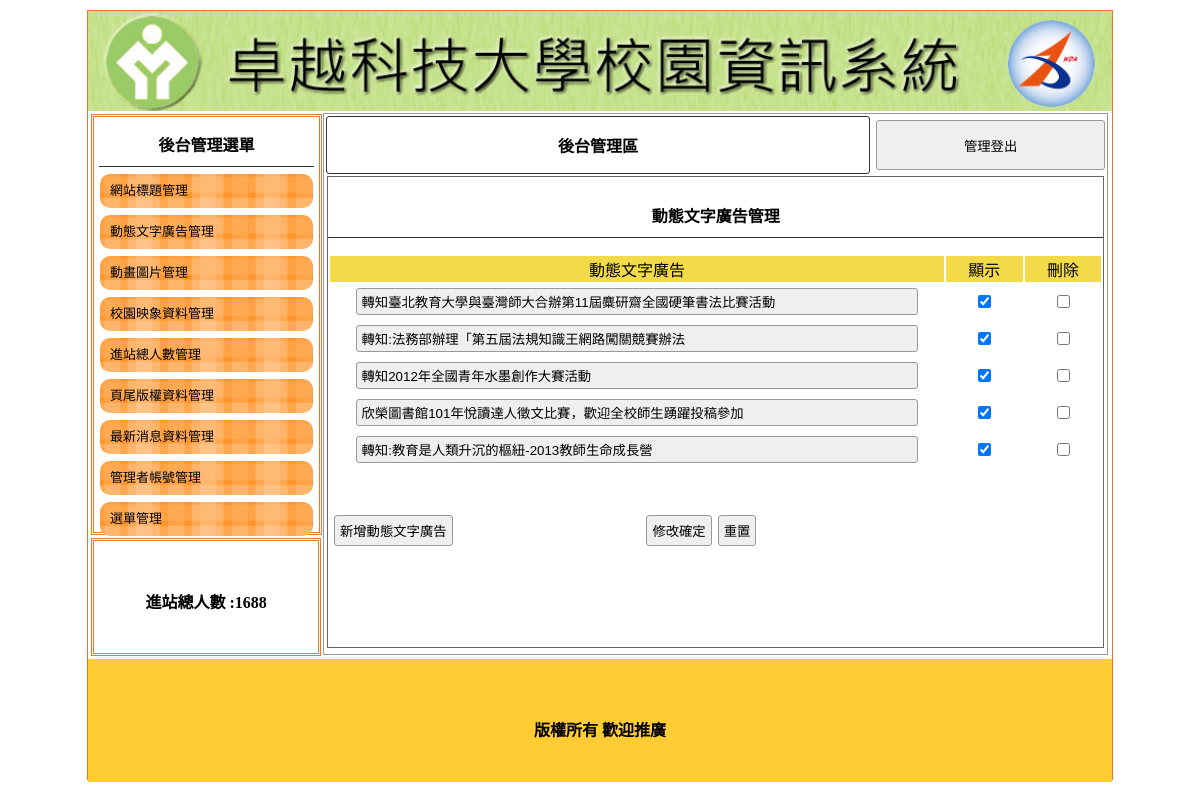
/back.php?do=ad, run on the app's committed database.
### tables this page shows
CREATE TABLE `titles` (
  `id` int(10) UNSIGNED NOT NULL,
  `img` text NOT NULL,
  `text` text NOT NULL,
  `sh` int(1) UNSIGNED NOT NULL
);

CREATE TABLE `total` (
  `id` int(10) NOT NULL,
  `total` int(10) NOT NULL DEFAULT 0
);

CREATE TABLE `ad` (
  `id` int(10) UNSIGNED NOT NULL,
  `text` text NOT NULL,
  `sh` int(1) UNSIGNED NOT NULL
);

CREATE TABLE `bottom` (
  `id` int(10) NOT NULL,
  `bottom` text NOT NULL
);

### api/db.php (called while the page is built, shortened)
<?php
class DB{
    protected $dsn = "mysql:host=localhost;charset=utf8;dbname=db13";
    protected $pdo;
    protected $table;
    public function __construct($table)
    {
        $this->table=$table;
        $this->pdo=new PDO($this->dsn,'root','');
    }
    function all( $where = '', $other = '')
    {
        $sql = "select * from `$this->table` ";
        $sql =$this->sql_all($sql,$where,$other);
        return  $this->pdo->query($sql)->fetchAll(PDO::FETCH_ASSOC);
    }
    function find($id)
    {
        $sql = "select * from `$this->table` ";
        if (is_array($id)) {
            $tmp = $this->a2s($id);
            $sql .= " where " . join(" && ", $tmp);
        } else if (is_numeric($id)) {
            $sql .= " where `id`='$id'";
        }
        $row = $this->pdo->query($sql)->fetch(PDO::FETCH_ASSOC);
        return $row;
    }
    private function a2s($array){
        foreach ($array as $col => $value) {
            $tmp[] = "`$col`='$value'";
        }
        return $tmp;
    }
    private function sql_all($sql,$array,$other){
        if (isset($this->table) && !empty($this->table)) {
            if (is_array($array)) {
                if (!empty($array)) {
                    $tmp = $this->a2s($array);
                    $sql .= " where " . join(" && ", $tmp);
                }
            } else {
                $sql .= " $array";
            }
            $sql .= $other;
            return $sql;
        }
    }
}
$Title=new DB('titles');
$Total=new DB('total');
$Bottom=new DB('bottom');
if(isset($_GET['do'])){
    if(isset(${ucfirst($_GET['do'])})){
        $DB=${ucfirst($_GET['do'])};
    }
}else{
    $DB=$Title;
}
?>

### back/ad.php (the view, shortened to what this page needs)
<div style="width:99%; height:87%; margin:auto; overflow:auto; border:#666 1px solid;">
    <p class="t cent botli">動態文字廣告管理</p>
    <form method="post" action="./api/edit.php">
        <table width="100%" style="text-align: center">
            <tbody>
                <tr class="yel">
                    <td width="80%">動態文字廣告</td>
                    <td width="10%">顯示</td>
                    <td width="10%">刪除</td>
                </tr>
                <?php
                $rows=$DB->all();
                foreach($rows as $row){
                ?>
                <tr>
                    <td>
                        <input type="text" name="text[]" style="width:90%" value="<?=$row['text'];?>">
                    </td>
                    <td>
                        <input type="checkbox" name="sh[]" value="<?=$row['id'];?>" <?=($row['sh']==1)?'checked':'';?>>
                    </td>
                    <td>
                    <input type="checkbox" name="del[]" value="<?=$row['id'];?>">
                    </td>
                </tr>
                <?php
                }
                ?>
            </tbody>
        </table>
        <table style="margin-top:40px; width:70%;">
            <tbody>
                <tr>
                    <td width="200px"><input type="button" onclick="op('#cover','#cvr','./modal/<?=$do;?>.php?table=<?=$do;?>')" value="新增動態文字廣告"></td>
                    <td class="cent"><input type="submit" value="修改確定"><input type="reset" value="重置"></td>
                </tr>
            </tbody>
        </table>
    </form>
</div>

### back.php (shortened to what this page needs)
<?php include_once "./api/db.php"; ?>
<!DOCTYPE html PUBLIC "-//W3C//DTD XHTML 1.0 Transitional//EN" "http://www.w3.org/TR/xhtml1/DTD/xhtml1-transitional.dtd">
<html xmlns="http://www.w3.org/1999/xhtml">
<head>
	<link href="./css/css.css" rel="stylesheet" type="text/css">
</head>
<body>
	<div id="main">
		<?php
		$title = $Title->find(['sh' => 1]);
		?>
		<a title="<?= $title['text']; ?>" href="index.php">
			<div class="ti" style="background:url(&#39;./img/<?= $title['img']; ?>&#39;); background-size:cover;"></div>
		</a>
		<div id="ms">
			<div id="lf" style="float:left;">
				<div id="menuput" class="dbor">
					<span class="t botli">後台管理選單</span>
					<a style="color:#000; font-size:13px; text-decoration:none;" href="?do=title">
						<div class="mainmu">
							網站標題管理 </div>
					</a>
					<a style="color:#000; font-size:13px; text-decoration:none;" href="?do=ad">
						<div class="mainmu">
							動態文字廣告管理 </div>
					</a>
					<a style="color:#000; font-size:13px; text-decoration:none;" href="?do=mvim">
						<div class="mainmu">
							動畫圖片管理 </div>
					</a>
					<a style="color:#000; font-size:13px; text-decoration:none;" href="?do=image">
						<div class="mainmu">
							校園映象資料管理 </div>
					</a>
					<a style="color:#000; font-size:13px; text-decoration:none;" href="?do=total">
						<div class="mainmu">
							進站總人數管理 </div>
					</a>
					<a style="color:#000; font-size:13px; text-decoration:none;" href="?do=bottom">
						<div class="mainmu">
							頁尾版權資料管理 </div>
					</a>
					<a style="color:#000; font-size:13px; text-decoration:none;" href="?do=news">
						<div class="mainmu">
							最新消息資料管理 </div>
					</a>
					<a style="color:#000; font-size:13px; text-decoration:none;" href="?do=admin">
						<div class="mainmu">
							管理者帳號管理 </div>
					</a>
					<a style="color:#000; font-size:13px; text-decoration:none;" href="?do=menu">
						<div class="mainmu">
							選單管理 </div>
					</a>
				</div>
				<div class="dbor" style="margin:3px; width:95%; height:20%; line-height:100px;">
					<span class="t">進站總人數 :<?= $Total->find(1)['total']; ?></span>
				</div>
			</div>
			<div class="di" style="height:540px; border:#999 1px solid; width:76.5%; margin:2px 0px 0px 0px; float:left; position:relative; left:20px;">
				<table width="100%">
					<tbody>
						<tr>
							<td style="width:70%;font-weight:800; border:#333 1px solid; border-radius:3px;" class="cent"><a href="?do=admin" style="color:#000; text-decoration:none;">後台管理區</a></td>
							<td><button onclick="document.cookie='user=';location.replace('?')" style="width:99%; margin-right:2px; height:50px;">管理登出</button></td>
						</tr>
					</tbody>
				</table>
				<?php
				$do = $_GET['do'] ?? 'title';
				$file = "./back/{$do}.php";
				if (file_exists($file)) {
					include $file;
				} else {
					include "./back/title.php";
				}
				?>
			</div>
		</div>
		<div style="width:1024px; left:0px; position:relative; background:#FC3; margin-top:4px; height:123px; display:block;">
			<span class="t" style="line-height:123px;"><?= $Bottom->find(1)['bottom']; ?></span>
		</div>
	</div>
</body>
</html>

### css/css.css (style rules this page uses)
body { padding:0px; margin:0px; }
#main { width:1024px; height:768px; margin:10px auto 10px auto; border:#EE7728 1px solid; position:relative; }
.ti { width:100%; height:100px; position:relative; background-size:cover; background-repeat:no-repeat; }
.dbor { border:#EE7728 double 3px; margin:1px; padding:2px 10px 2px 10px; }
.t { font-weight:800; display:block; text-align:center; padding:10px 1px 10px 1px; }
.botli { border-bottom:#333 1px solid; }
.mainmu { position:relative; border-radius:10px; background:url(../icon/menu.fw.png) center no-repeat; background-size:cover; line-height:30px; padding:2px 10px 2px 10px; margin:7px 1px 7px 1px; }
#lf { height:540px; width:21%; display:inline-block; }
#menuput { width:100%; height:75%; position:relative; padding:5px; display:block; margin: 3px; }
.di { display:inline-block; }
.cent { text-align:center; }
input,button { border:#999 1px solid; border-radius:3px; background:#EFEFEF; padding:5px; margin:3px; }
input[type=text],input[type=password] { width:150px; }
.yel td { background:#F3DA49; text-align:center; }
a { text-decoration: none; }

### data on the page
titles: img (picture)
total: total "1688"
ad: text "轉知臺北教育大學與臺灣師大合辦第11屆麋研齋全國硬筆書法比賽活動", sh "☑"
ad: text "轉知:法務部辦理「第五屆法規知識王網路闖關競賽辦法", sh "☑"
ad: text "轉知2012年全國青年水墨創作大賽活動", sh "☑"
ad: text "欣榮圖書館101年悅讀達人徵文比賽，歡迎全校師生踴躍投稿參加", sh "☑"
ad: text "轉知:教育是人類升沉的樞紐-2013教師生命成長營", sh "☑"
bottom: bottom "版權所有 歡迎推廣"
